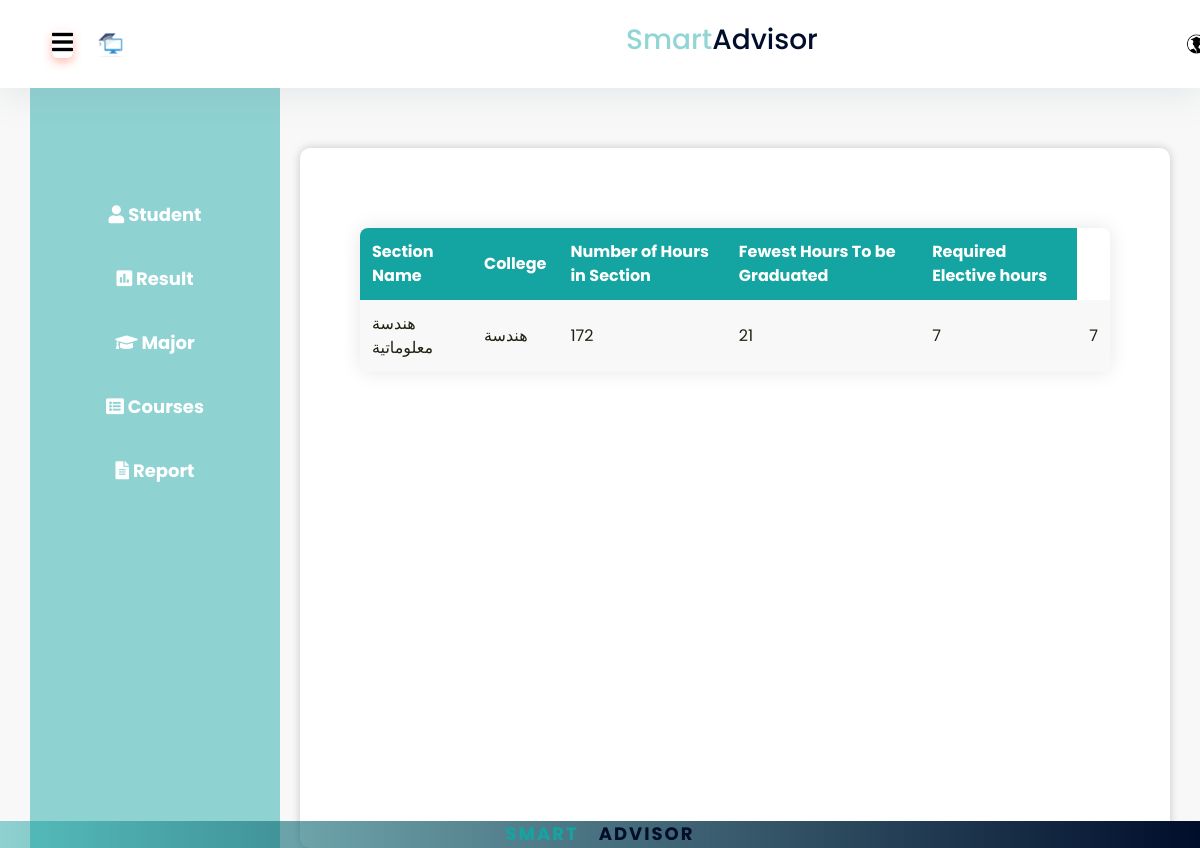
The page /report/ on the database its author committed.
### smartadvisor/models.py (models this page shows, shortened)
class Department(models.Model):
    name =models.CharField(max_length=50)
    college=models.ForeignKey(College,on_delete=models.CASCADE,null=False)
    full_courses_count =models.IntegerField()
    no_hourse_Tobe_graduated = models.IntegerField()
    no_required_Elecvtive=models.IntegerField()

class College(models.Model):
    name =models.CharField(max_length=50)
    number_of_required_optional_course = models.IntegerField(default=2)
    university= models.ForeignKey(University,on_delete=models.CASCADE,null=True)

### smartadvisor/views.py (the view)
# urls.py: path('report/',department_details , name='report'),
def department_details(request):
    departments = Department.objects.all()
    context = {
        'departments': departments
    }
    return render( request,'report/report.html', context)

### smartadvisor/templates/report/report.html
{% extends 'home/home.html' %}
{% load static %}
{% block content %}
<link rel="stylesheet" href="{% static 'css/details.css' %}">
<div class="content">
    <table>
        <tr>
            <th>Section Name</th>
            <th>College</th>
            <th>Number of Hours in Section</th>
            <th>Fewest Hours To be Graduated</th>
            <th> Required Elective hours</th>
        </tr>
        {% for department in departments %}
        <tr>
            <td>{{ department.name }}</td>
            <td>{{ department.college.name }}</td>
            <td>{{ department.full_courses_count }}</td>
            <td>{{ department.no_hourse_Tobe_graduated }}</td>
            <td>{{ department.no_required_Elecvtive }}</td>
            <td>{{ department.no_required_Elecvtive }}</td>
        </tr>
        {% endfor %}
    </table>
</div>
{% endblock content %}

### static/css/stylenav.css (style rules this page uses)
body { font-family: 'Poppins', sans-serif; font-size: 16px; line-height: 24px; font-weight: 400; color: #212112; background-image: url('https://s3-us-west-2.amazonaws.com/s.cdpn.io/1462889/pat-back.svg'); background-position: center; background-repeat: repeat; background-size: 7%; background-color: #fff; overflow-x: hidden; transition: all 200ms linear; }
* { margin: 0; padding: 0; box-sizing: border-box; }

### static/css/uni.css (style rules this page uses)
* { margin: 0; padding: 0; box-sizing: border-box; }
body { background-color: #f8f8f8; font-family: 'Poppins', sans-serif; font-size: 16px; line-height: 24px; font-weight: 400; color: #212112; overflow-x: hidden; transition: all 200ms linear; }
.content { padding: 40px 0; }

### static/css/details.css (style rules this page uses)
* { margin: 0; padding: 0; box-sizing: border-box; }
body { font-family: 'Poppins', sans-serif; background-color: #f8f8f8; color: #212112; margin: 0; padding: 0; }
.content { padding: 40px; text-align: center; }
table { width: 100%; border-collapse: collapse; margin-top: 20px; border-radius: 8px; overflow: hidden; box-shadow: 0 0 20px rgba(0, 0, 0, 0.1); }
th, td { padding: 12px; text-align: left; }
th { background-color: #14a5a3; color: white; }
td { background-color: #f8f8f8; }

### rows shown on the page
Department: name "هندسة معلوماتية", college.name "هندسة", full_courses_count "172", no_hourse_Tobe_graduated "21", no_required_Elecvtive "7"
